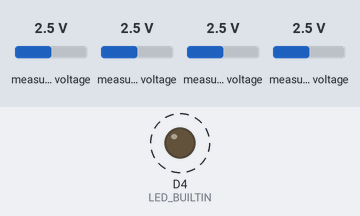
A sketch run on a simulated ESP8266 (NodeMCU). Parts: output pins drawn as LEDs (lit = HIGH, except the on-board LED, lit = LOW). Dashed ring = blinking. Inputs (shaded band) come from the test bench; at power-on: measured voltage 2.5 V. What the sketch prints to the serial monitor is not drawn.

Above: at 1.06 s.
Timing chart, 0 to 4.0 s (numbered marks = the images above):
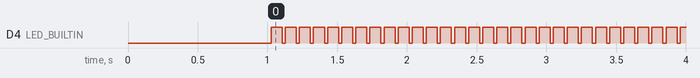

Measured:
- by itself, D4 (LED_BUILTIN): alternates HIGH for 0.08 s and LOW for 0.02 s

The sketch:

ESPServer.ino
```cpp
#include <ESP8266WiFi.h>
#include <espnow.h>
#include <SPI.h>
#include <Adafruit_MCP3008.h>

// REPLACE WITH RECEIVER MAC Address
uint8_t broadcastAddress1[] = {0x3C, 0x61, 0x05, 0xD1, 0x4A, 0x4D};
uint8_t broadcastAddress2[] = {0xE8, 0xDB, 0x84, 0x9C, 0x3C, 0x64};

// Structure example to send data
// Must match the receiver structure
typedef struct user_input {
  int x;
  int y;
} user_input;

Adafruit_MCP3008 adc;

// Create a struct_message called test to store variables to be sent
user_input currentPos;

static int SIZE = sizeof(currentPos);

// Callback when data is sent
void OnDataSent(uint8_t *mac_addr, uint8_t sendStatus) {

  digitalWrite(LED_BUILTIN, LOW);
  char macStr[18];


  Serial.print("Packet to:");
  snprintf(macStr, sizeof(macStr), "%02x:%02x:%02x:%02x:%02x:%02x",
           mac_addr[0], mac_addr[1], mac_addr[2], mac_addr[3], mac_addr[4], mac_addr[5]);
  Serial.print(macStr);


  Serial.print(" send status: ");
  if (sendStatus == 0) {
    Serial.println("Delivery success");
  }
  else {
    Serial.println("Delivery fail");
  }

  digitalWrite(LED_BUILTIN, HIGH);

}


void setup() {
  // Init Serial Monitor
  Serial.begin(9600);
  delay(1000);

  //Serial.print(sizeof(currentPos));

  // Set device as a Wi-Fi Station
  WiFi.mode(WIFI_STA);
  WiFi.disconnect();

  // Init ESP-NOW
  if (esp_now_init() != 0) {
    Serial.println("Error initializing ESP-NOW");
    return;
  }


  pinMode(LED_BUILTIN, OUTPUT);

  esp_now_set_self_role(ESP_NOW_ROLE_CONTROLLER);

  // Once ESPNow is successfully Init, we will register for Send CB to
  // get the status of Trasnmitted packet
  esp_now_register_send_cb(OnDataSent);

  // Register peer
  esp_now_add_peer(broadcastAddress1, ESP_NOW_ROLE_SLAVE, 1, NULL, 0);
  esp_now_add_peer(broadcastAddress2, ESP_NOW_ROLE_SLAVE, 1, NULL, 0);

  adc.begin( D5, D7, D6, D8);

}


void loop() {

  // Set values to send
  currentPos.x = adc.readADC(0);
  currentPos.y = adc.readADC(1);
  Serial.print("X: ");
  Serial.print(currentPos.x);
  Serial.print("Y: ");
  Serial.println(currentPos.y);

  currentPos.x = adc.readADC(0);
  currentPos.y = adc.readADC(1);
  Serial.print("X1: ");
  Serial.print(adc.readADC(2));
  Serial.print("Y1: ");
  Serial.println(adc.readADC(3));

  // Send message via ESP-NOW


  esp_now_send(0, (uint8_t *) &currentPos, SIZE);


  delay(100);
}
```
